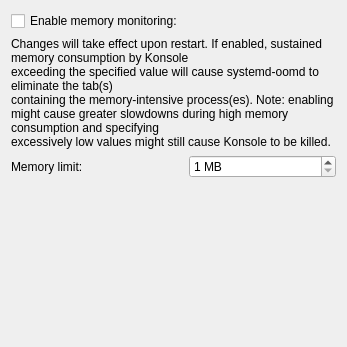
<?xml version="1.0" encoding="UTF-8"?>
<ui version="4.0">
 <author>
  SPDX-FileCopyrightText: none
  SPDX-License-Identifier: GPL-3.0-or-later
 </author>
 <class>MemorySettings</class>
 <widget class="QWidget" name="MemorySettings">
  <property name="geometry">
   <rect>
    <x>0</x>
    <y>0</y>
    <width>347</width>
    <height>347</height>
   </rect>
  </property>
  <layout class="QFormLayout" name="formLayout">
   <item row="0" column="0">
    <widget class="QCheckBox" name="kcfg_EnableMemoryMonitoring">
     <property name="text">
      <string>Enable memory monitoring:</string>
     </property>
    </widget>
   </item>
   <item row="1" column="0" colspan="2">
    <widget class="QLabel" name="label">
     <property name="text">
      <string>Changes will take effect upon restart. If enabled, sustained memory consumption by Konsole
exceeding the specified value will cause systemd-oomd to eliminate the tab(s)
containing the memory-intensive process(es). Note: enabling
might cause greater slowdowns during high memory consumption and specifying
excessively low values might still cause Konsole to be killed.</string> 
     </property>
     <property name="wordWrap">
      <bool>true</bool>
     </property>
     <property name="margin">
      <number>0</number>
     </property>
    </widget>
   </item>
   <item row="2" column="0">
    <widget class="QLabel" name="label_2">
     <property name="text">
      <string>Memory limit:</string>
     </property>
    </widget> 
   </item>
   <item row="2" column="1">
    <widget class="QSpinBox" name="kcfg_MemoryLimitValue">
     <property name="minimum">
      <number>1</number>
     </property>
     <property name="maximum">
      <number>999999</number>
     </property>
     <property name="suffix">
      <string> MB</string>
     </property>
    </widget>
   </item>
  </layout>
 </widget>
 <resources/>
 <connections/>
</ui>
